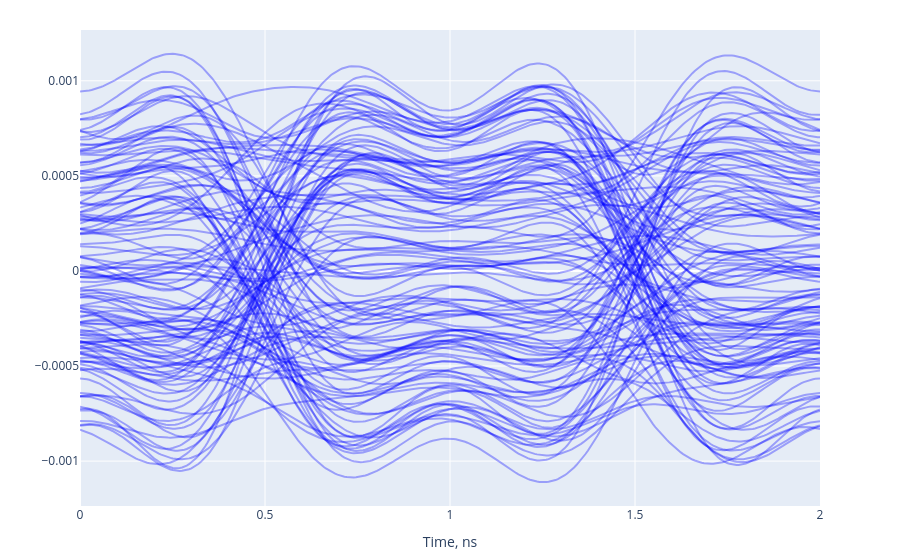

Source (notebook cell):
### Code cell
fig = go.Figure(layout=go.Layout(xaxis={"title": "Time, ns"}, showlegend=False))
for signal in system.find_child("receiver").output:
    plot_eye_diagram(signal, data_rate / bits_per_symbol, fig, (2, 0), line={"color": "rgba(0, 0, 255, 0.333)"})
fig.update_layout(autosize=True, height=600, margin=dict(t=30, b=30))
fig.show()

### Figure 1 — Plotly figure (JSON) as saved in the notebook; plotly's stock layout.template omitted (floating-point values rounded to 4 significant figures; data arrays with more than 128 entries replaced by an {"elided": "..."} marker saying what was removed)
{"data": [{"line": {"color": "rgba(0, 0, 255, 0.333)"}, "type": "scatter", "x": {"elided": "320 float values"}, "y": {"elided": "320 float values"}}, {"line": {"color": "rgba(0, 0, 255, 0.333)"}, "type": "scatter", "x": {"elided": "320 float values"}, "y": {"elided": "320 float values"}}, {"line": {"color": "rgba(0, 0, 255, 0.333)"}, "type": "scatter", "x": {"elided": "320 float values"}, "y": {"elided": "320 float values"}}, {"line": {"color": "rgba(0, 0, 255, 0.333)"}, "type": "scatter", "x": {"elided": "320 float values"}, "y": {"elided": "320 float values"}}, {"line": {"color": "rgba(0, 0, 255, 0.333)"}, "type": "scatter", "x": {"elided": "320 float values"}, "y": {"elided": "320 float values"}}, {"line": {"color": "rgba(0, 0, 255, 0.333)"}, "type": "scatter", "x": {"elided": "320 float values"}, "y": {"elided": "320 float values"}}, {"line": {"color": "rgba(0, 0, 255, 0.333)"}, "type": "scatter", "x": {"elided": "320 float values"}, "y": {"elided": "320 float values"}}, {"line": {"color": "rgba(0, 0, 255, 0.333)"}, "type": "scatter", "x": {"elided": "320 float values"}, "y": {"elided": "320 float values"}}, {"line": {"color": "rgba(0, 0, 255, 0.333)"}, "type": "scatter", "x": {"elided": "320 float values"}, "y": {"elided": "320 float values"}}, {"line": {"color": "rgba(0, 0, 255, 0.333)"}, "type": "scatter", "x": {"elided": "320 float values"}, "y": {"elided": "320 float values"}}, {"line": {"color": "rgba(0, 0, 255, 0.333)"}, "type": "scatter", "x": {"elided": "320 float values"}, "y": {"elided": "320 float values"}}, {"line": {"color": "rgba(0, 0, 255, 0.333)"}, "type": "scatter", "x": {"elided": "320 float values"}, "y": {"elided": "320 float values"}}, {"line": {"color": "rgba(0, 0, 255, 0.333)"}, "type": "scatter", "x": {"elided": "320 float values"}, "y": {"elided": "320 float values"}}, {"line": {"color": "rgba(0, 0, 255, 0.333)"}, "type": "scatter", "x": {"elided": "320 float values"}, "y": {"elided": "320 float values"}}, {"line": {"color": "rgba(0, 0, 255, 0.333)"}, "type": "scatter", "x": {"elided": "320 float values"}, "y": {"elided": "320 float values"}}, {"line": {"color": "rgba(0, 0, 255, 0.333)"}, "type": "scatter", "x": {"elided": "320 float values"}, "y": {"elided": "320 float values"}}, {"line": {"color": "rgba(0, 0, 255, 0.333)"}, "type": "scatter", "x": {"elided": "320 float values"}, "y": {"elided": "320 float values"}}, {"line": {"color": "rgba(0, 0, 255, 0.333)"}, "type": "scatter", "x": {"elided": "320 float values"}, "y": {"elided": "320 float values"}}, {"line": {"color": "rgba(0, 0, 255, 0.333)"}, "type": "scatter", "x": {"elided": "320 float values"}, "y": {"elided": "320 float values"}}, {"line": {"color": "rgba(0, 0, 255, 0.333)"}, "type": "scatter", "x": {"elided": "320 float values"}, "y": {"elided": "320 float values"}}, {"line": {"color": "rgba(0, 0, 255, 0.333)"}, "type": "scatter", "x": {"elided": "320 float values"}, "y": {"elided": "320 float values"}}, {"line": {"color": "rgba(0, 0, 255, 0.333)"}, "type": "scatter", "x": {"elided": "320 float values"}, "y": {"elided": "320 float values"}}, {"line": {"color": "rgba(0, 0, 255, 0.333)"}, "type": "scatter", "x": {"elided": "320 float values"}, "y": {"elided": "320 float values"}}, {"line": {"color": "rgba(0, 0, 255, 0.333)"}, "type": "scatter", "x": {"elided": "320 float values"}, "y": {"elided": "320 float values"}}, {"line": {"color": "rgba(0, 0, 255, 0.333)"}, "type": "scatter", "x": {"elided": "320 float values"}, "y": {"elided": "320 float values"}}, {"line": {"color": "rgba(0, 0, 255, 0.333)"}, "type": "scatter", "x": {"elided": "320 float values"}, "y": {"elided": "320 float values"}}, {"line": {"color": "rgba(0, 0, 255, 0.333)"}, "type": "scatter", "x": {"elided": "320 float values"}, "y": {"elided": "320 float values"}}, {"line": {"color": "rgba(0, 0, 255, 0.333)"}, "type": "scatter", "x": {"elided": "320 float values"}, "y": {"elided": "320 float values"}}, {"line": {"color": "rgba(0, 0, 255, 0.333)"}, "type": "scatter", "x": {"elided": "320 float values"}, "y": {"elided": "320 float values"}}, {"line": {"color": "rgba(0, 0, 255, 0.333)"}, "type": "scatter", "x": {"elided": "320 float values"}, "y": {"elided": "320 float values"}}, {"line": {"color": "rgba(0, 0, 255, 0.333)"}, "type": "scatter", "x": {"elided": "320 float values"}, "y": {"elided": "320 float values"}}, {"line": {"color": "rgba(0, 0, 255, 0.333)"}, "type": "scatter", "x": {"elided": "320 float values"}, "y": {"elided": "320 float values"}}, {"line": {"color": "rgba(0, 0, 255, 0.333)"}, "type": "scatter", "x": {"elided": "320 float values"}, "y": {"elided": "320 float values"}}, {"line": {"color": "rgba(0, 0, 255, 0.333)"}, "type": "scatter", "x": {"elided": "320 float values"}, "y": {"elided": "320 float values"}}, {"line": {"color": "rgba(0, 0, 255, 0.333)"}, "type": "scatter", "x": {"elided": "320 float values"}, "y": {"elided": "320 float values"}}, {"line": {"color": "rgba(0, 0, 255, 0.333)"}, "type": "scatter", "x": {"elided": "320 float values"}, "y": {"elided": "320 float values"}}, {"line": {"color": "rgba(0, 0, 255, 0.333)"}, "type": "scatter", "x": {"elided": "320 float values"}, "y": {"elided": "320 float values"}}, {"line": {"color": "rgba(0, 0, 255, 0.333)"}, "type": "scatter", "x": {"elided": "320 float values"}, "y": {"elided": "320 float values"}}, {"line": {"color": "rgba(0, 0, 255, 0.333)"}, "type": "scatter", "x": {"elided": "320 float values"}, "y": {"elided": "320 float values"}}, {"line": {"color": "rgba(0, 0, 255, 0.333)"}, "type": "scatter", "x": {"elided": "320 float values"}, "y": {"elided": "320 float values"}}, {"line": {"color": "rgba(0, 0, 255, 0.333)"}, "type": "scatter", "x": {"elided": "320 float values"}, "y": {"elided": "320 float values"}}, {"line": {"color": "rgba(0, 0, 255, 0.333)"}, "type": "scatter", "x": {"elided": "320 float values"}, "y": {"elided": "320 float values"}}, {"line": {"color": "rgba(0, 0, 255, 0.333)"}, "type": "scatter", "x": {"elided": "320 float values"}, "y": {"elided": "320 float values"}}, {"line": {"color": "rgba(0, 0, 255, 0.333)"}, "type": "scatter", "x": {"elided": "320 float values"}, "y": {"elided": "320 float values"}}, {"line": {"color": "rgba(0, 0, 255, 0.333)"}, "type": "scatter", "x": {"elided": "320 float values"}, "y": {"elided": "320 float values"}}, {"line": {"color": "rgba(0, 0, 255, 0.333)"}, "type": "scatter", "x": {"elided": "320 float values"}, "y": {"elided": "320 float values"}}, {"line": {"color": "rgba(0, 0, 255, 0.333)"}, "type": "scatter", "x": {"elided": "320 float values"}, "y": {"elided": "320 float values"}}, {"line": {"color": "rgba(0, 0, 255, 0.333)"}, "type": "scatter", "x": {"elided": "320 float values"}, "y": {"elided": "320 float values"}}, {"line": {"color": "rgba(0, 0, 255, 0.333)"}, "type": "scatter", "x": {"elided": "320 float values"}, "y": {"elided": "320 float values"}}, {"line": {"color": "rgba(0, 0, 255, 0.333)"}, "type": "scatter", "x": {"elided": "320 float values"}, "y": {"elided": "320 float values"}}, {"line": {"color": "rgba(0, 0, 255, 0.333)"}, "type": "scatter", "x": {"elided": "320 float values"}, "y": {"elided": "320 float values"}}, {"line": {"color": "rgba(0, 0, 255, 0.333)"}, "type": "scatter", "x": {"elided": "320 float values"}, "y": {"elided": "320 float values"}}, {"line": {"color": "rgba(0, 0, 255, 0.333)"}, "type": "scatter", "x": {"elided": "320 float values"}, "y": {"elided": "320 float values"}}, {"line": {"color": "rgba(0, 0, 255, 0.333)"}, "type": "scatter", "x": {"elided": "320 float values"}, "y": {"elided": "320 float values"}}, {"line": {"color": "rgba(0, 0, 255, 0.333)"}, "type": "scatter", "x": {"elided": "320 float values"}, "y": {"elided": "320 float values"}}, {"line": {"color": "rgba(0, 0, 255, 0.333)"}, "type": "scatter", "x": {"elided": "320 float values"}, "y": {"elided": "320 float values"}}, {"line": {"color": "rgba(0, 0, 255, 0.333)"}, "type": "scatter", "x": {"elided": "320 float values"}, "y": {"elided": "320 float values"}}, {"line": {"color": "rgba(0, 0, 255, 0.333)"}, "type": "scatter", "x": {"elided": "320 float values"}, "y": {"elided": "320 float values"}}, {"line": {"color": "rgba(0, 0, 255, 0.333)"}, "type": "scatter", "x": {"elided": "320 float values"}, "y": {"elided": "320 float values"}}, {"line": {"color": "rgba(0, 0, 255, 0.333)"}, "type": "scatter", "x": {"elided": "320 float values"}, "y": {"elided": "320 float values"}}, {"line": {"color": "rgba(0, 0, 255, 0.333)"}, "type": "scatter", "x": {"elided": "320 float values"}, "y": {"elided": "320 float values"}}, {"line": {"color": "rgba(0, 0, 255, 0.333)"}, "type": "scatter", "x": {"elided": "320 float values"}, "y": {"elided": "320 float values"}}, {"line": {"color": "rgba(0, 0, 255, 0.333)"}, "type": "scatter", "x": {"elided": "320 float values"}, "y": {"elided": "320 float values"}}, {"line": {"color": "rgba(0, 0, 255, 0.333)"}, "type": "scatter", "x": {"elided": "320 float values"}, "y": {"elided": "320 float values"}}, {"line": {"color": "rgba(0, 0, 255, 0.333)"}, "type": "scatter", "x": {"elided": "320 float values"}, "y": {"elided": "320 float values"}}, {"line": {"color": "rgba(0, 0, 255, 0.333)"}, "type": "scatter", "x": {"elided": "320 float values"}, "y": {"elided": "320 float values"}}, {"line": {"color": "rgba(0, 0, 255, 0.333)"}, "type": "scatter", "x": {"elided": "320 float values"}, "y": {"elided": "320 float values"}}, {"line": {"color": "rgba(0, 0, 255, 0.333)"}, "type": "scatter", "x": {"elided": "320 float values"}, "y": {"elided": "320 float values"}}, {"line": {"color": "rgba(0, 0, 255, 0.333)"}, "type": "scatter", "x": {"elided": "320 float values"}, "y": {"elided": "320 float values"}}, {"line": {"color": "rgba(0, 0, 255, 0.333)"}, "type": "scatter", "x": {"elided": "320 float values"}, "y": {"elided": "320 float values"}}, {"line": {"color": "rgba(0, 0, 255, 0.333)"}, "type": "scatter", "x": {"elided": "320 float values"}, "y": {"elided": "320 float values"}}, {"line": {"color": "rgba(0, 0, 255, 0.333)"}, "type": "scatter", "x": {"elided": "320 float values"}, "y": {"elided": "320 float values"}}, {"line": {"color": "rgba(0, 0, 255, 0.333)"}, "type": "scatter", "x": {"elided": "320 float values"}, "y": {"elided": "320 float values"}}, {"line": {"color": "rgba(0, 0, 255, 0.333)"}, "type": "scatter", "x": {"elided": "320 float values"}, "y": {"elided": "320 float values"}}, {"line": {"color": "rgba(0, 0, 255, 0.333)"}, "type": "scatter", "x": {"elided": "320 float values"}, "y": {"elided": "320 float values"}}, {"line": {"color": "rgba(0, 0, 255, 0.333)"}, "type": "scatter", "x": {"elided": "320 float values"}, "y": {"elided": "320 float values"}}, {"line": {"color": "rgba(0, 0, 255, 0.333)"}, "type": "scatter", "x": {"elided": "320 float values"}, "y": {"elided": "320 float values"}}, {"line": {"color": "rgba(0, 0, 255, 0.333)"}, "type": "scatter", "x": {"elided": "320 float values"}, "y": {"elided": "320 float values"}}, {"line": {"color": "rgba(0, 0, 255, 0.333)"}, "type": "scatter", "x": {"elided": "320 float values"}, "y": {"elided": "320 float values"}}, {"line": {"color": "rgba(0, 0, 255, 0.333)"}, "type": "scatter", "x": {"elided": "320 float values"}, "y": {"elided": "320 float values"}}, {"line": {"color": "rgba(0, 0, 255, 0.333)"}, "type": "scatter", "x": {"elided": "320 float values"}, "y": {"elided": "320 float values"}}, {"line": {"color": "rgba(0, 0, 255, 0.333)"}, "type": "scatter", "x": {"elided": "320 float values"}, "y": {"elided": "320 float values"}}, {"line": {"color": "rgba(0, 0, 255, 0.333)"}, "type": "scatter", "x": {"elided": "320 float values"}, "y": {"elided": "320 float values"}}, {"line": {"color": "rgba(0, 0, 255, 0.333)"}, "type": "scatter", "x": {"elided": "320 float values"}, "y": {"elided": "320 float values"}}, {"line": {"color": "rgba(0, 0, 255, 0.333)"}, "type": "scatter", "x": {"elided": "320 float values"}, "y": {"elided": "320 float values"}}, {"line": {"color": "rgba(0, 0, 255, 0.333)"}, "type": "scatter", "x": {"elided": "320 float values"}, "y": {"elided": "320 float values"}}, {"line": {"color": "rgba(0, 0, 255, 0.333)"}, "type": "scatter", "x": {"elided": "320 float values"}, "y": {"elided": "320 float values"}}, {"line": {"color": "rgba(0, 0, 255, 0.333)"}, "type": "scatter", "x": {"elided": "320 float values"}, "y": {"elided": "320 float values"}}, {"line": {"color": "rgba(0, 0, 255, 0.333)"}, "type": "scatter", "x": {"elided": "320 float values"}, "y": {"elided": "320 float values"}}, {"line": {"color": "rgba(0, 0, 255, 0.333)"}, "type": "scatter", "x": {"elided": "320 float values"}, "y": {"elided": "320 float values"}}, {"line": {"color": "rgba(0, 0, 255, 0.333)"}, "type": "scatter", "x": {"elided": "320 float values"}, "y": {"elided": "320 float values"}}, {"line": {"color": "rgba(0, 0, 255, 0.333)"}, "type": "scatter", "x": {"elided": "320 float values"}, "y": {"elided": "320 float values"}}, {"line": {"color": "rgba(0, 0, 255, 0.333)"}, "type": "scatter", "x": {"elided": "320 float values"}, "y": {"elided": "320 float values"}}, {"line": {"color": "rgba(0, 0, 255, 0.333)"}, "type": "scatter", "x": {"elided": "320 float values"}, "y": {"elided": "320 float values"}}, {"line": {"color": "rgba(0, 0, 255, 0.333)"}, "type": "scatter", "x": {"elided": "320 float values"}, "y": {"elided": "320 float values"}}, {"line": {"color": "rgba(0, 0, 255, 0.333)"}, "type": "scatter", "x": {"elided": "320 float values"}, "y": {"elided": "320 float values"}}, {"line": {"color": "rgba(0, 0, 255, 0.333)"}, "type": "scatter", "x": {"elided": "320 float values"}, "y": {"elided": "320 float values"}}, {"line": {"color": "rgba(0, 0, 255, 0.333)"}, "type": "scatter", "x": {"elided": "320 float values"}, "y": {"elided": "320 float values"}}, {"line": {"color": "rgba(0, 0, 255, 0.333)"}, "type": "scatter", "x": {"elided": "320 float values"}, "y": {"elided": "320 float values"}}, {"line": {"color": "rgba(0, 0, 255, 0.333)"}, "type": "scatter", "x": {"elided": "320 float values"}, "y": {"elided": "320 float values"}}, {"line": {"color": "rgba(0, 0, 255, 0.333)"}, "type": "scatter", "x": {"elided": "320 float values"}, "y": {"elided": "320 float values"}}, {"line": {"color": "rgba(0, 0, 255, 0.333)"}, "type": "scatter", "x": {"elided": "320 float values"}, "y": {"elided": "320 float values"}}, {"line": {"color": "rgba(0, 0, 255, 0.333)"}, "type": "scatter", "x": {"elided": "320 float values"}, "y": {"elided": "320 float values"}}, {"line": {"color": "rgba(0, 0, 255, 0.333)"}, "type": "scatter", "x": {"elided": "320 float values"}, "y": {"elided": "320 float values"}}, {"line": {"color": "rgba(0, 0, 255, 0.333)"}, "type": "scatter", "x": {"elided": "320 float values"}, "y": {"elided": "320 float values"}}, {"line": {"color": "rgba(0, 0, 255, 0.333)"}, "type": "scatter", "x": {"elided": "320 float values"}, "y": {"elided": "320 float values"}}, {"line": {"color": "rgba(0, 0, 255, 0.333)"}, "type": "scatter", "x": {"elided": "320 float values"}, "y": {"elided": "320 float values"}}, {"line": {"color": "rgba(0, 0, 255, 0.333)"}, "type": "scatter", "x": {"elided": "320 float values"}, "y": {"elided": "320 float values"}}, {"line": {"color": "rgba(0, 0, 255, 0.333)"}, "type": "scatter", "x": {"elided": "320 float values"}, "y": {"elided": "320 float values"}}, {"line": {"color": "rgba(0, 0, 255, 0.333)"}, "type": "scatter", "x": {"elided": "320 float values"}, "y": {"elided": "320 float values"}}, {"line": {"color": "rgba(0, 0, 255, 0.333)"}, "type": "scatter", "x": {"elided": "320 float values"}, "y": {"elided": "320 float values"}}, {"line": {"color": "rgba(0, 0, 255, 0.333)"}, "type": "scatter", "x": {"elided": "320 float values"}, "y": {"elided": "320 float values"}}, {"line": {"color": "rgba(0, 0, 255, 0.333)"}, "type": "scatter", "x": {"elided": "320 float values"}, "y": {"elided": "320 float values"}}, {"line": {"color": "rgba(0, 0, 255, 0.333)"}, "type": "scatter", "x": {"elided": "320 float values"}, "y": {"elided": "320 float values"}}, {"line": {"color": "rgba(0, 0, 255, 0.333)"}, "type": "scatter", "x": {"elided": "320 float values"}, "y": {"elided": "320 float values"}}, {"line": {"color": "rgba(0, 0, 255, 0.333)"}, "type": "scatter", "x": {"elided": "320 float values"}, "y": {"elided": "320 float values"}}, {"line": {"color": "rgba(0, 0, 255, 0.333)"}, "type": "scatter", "x": {"elided": "320 float values"}, "y": {"elided": "320 float values"}}, {"line": {"color": "rgba(0, 0, 255, 0.333)"}, "type": "scatter", "x": {"elided": "320 float values"}, "y": {"elided": "320 float values"}}, {"line": {"color": "rgba(0, 0, 255, 0.333)"}, "type": "scatter", "x": {"elided": "320 float values"}, "y": {"elided": "320 float values"}}, {"line": {"color": "rgba(0, 0, 255, 0.333)"}, "type": "scatter", "x": {"elided": "320 float values"}, "y": {"elided": "320 float values"}}, {"line": {"color": "rgba(0, 0, 255, 0.333)"}, "type": "scatter", "x": {"elided": "320 float values"}, "y": {"elided": "320 float values"}}, {"line": {"color": "rgba(0, 0, 255, 0.333)"}, "type": "scatter", "x": {"elided": "320 float values"}, "y": {"elided": "320 float values"}}, {"line": {"color": "rgba(0, 0, 255, 0.333)"}, "type": "scatter", "x": {"elided": "320 float values"}, "y": {"elided": "320 float values"}}, {"line": {"color": "rgba(0, 0, 255, 0.333)"}, "type": "scatter", "x": {"elided": "320 float values"}, "y": {"elided": "320 float values"}}, {"line": {"color": "rgba(0, 0, 255, 0.333)"}, "type": "scatter", "x": {"elided": "320 float values"}, "y": {"elided": "320 float values"}}, {"line": {"color": "rgba(0, 0, 255, 0.333)"}, "type": "scatter", "x": {"elided": "320 float values"}, "y": {"elided": "320 float values"}}], "layout": {"autosize": true, "margin": {"b": 30, "t": 30}, "showlegend": false, "xaxis": {"autorange": true, "range": [0, 2], "title": {"text": "Time, ns"}, "type": "linear"}, "yaxis": {"autorange": true, "range": [-0.001236, 0.001267], "type": "linear"}}}
